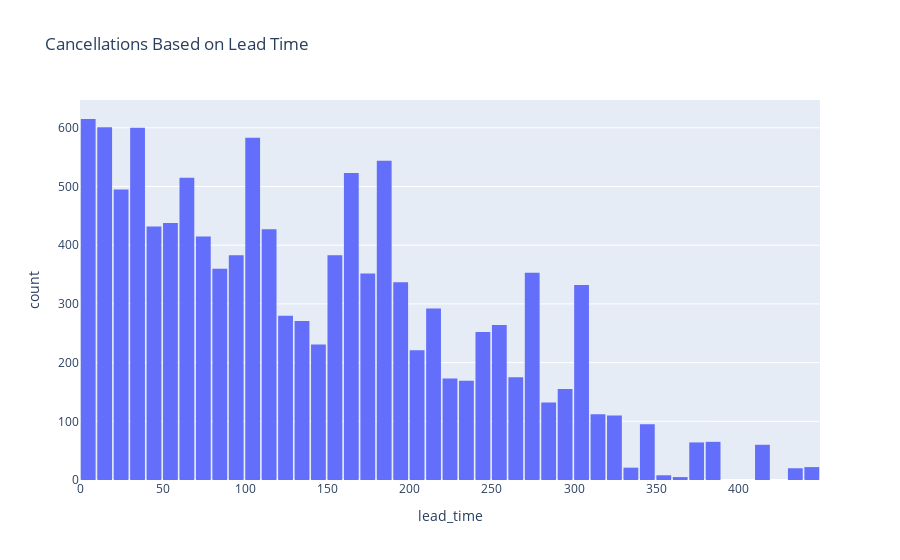

This figure's notebook cell:
### Code cell
fig = px.histogram(df[df['booking_status'] == 'Canceled'], 
                   x='lead_time', 
                   nbins=50, 
                   title='Cancellations Based on Lead Time')

fig.update_layout(bargap=0.1)
fig.show()

### Figure 1 — Plotly figure (JSON) as saved in the notebook; plotly's stock layout.template omitted (floating-point values rounded to 4 significant figures; data arrays with more than 128 entries replaced by an {"elided": "..."} marker saying what was removed)
{"data": [{"bingroup": "x", "hovertemplate": "lead_time=%{x}<br>count=%{y}<extra></extra>", "legendgroup": "", "marker": {"color": "#636efa", "pattern": {"shape": ""}}, "name": "", "nbinsx": 50, "orientation": "v", "showlegend": false, "type": "histogram", "x": {"elided": "11885 int values"}, "xaxis": "x", "yaxis": "y"}], "layout": {"bargap": 0.1, "barmode": "relative", "legend": {"tracegroupgap": 0}, "title": {"text": "Cancellations Based on Lead Time"}, "xaxis": {"anchor": "y", "domain": [0, 1], "title": {"text": "lead_time"}}, "yaxis": {"anchor": "x", "domain": [0, 1], "title": {"text": "count"}}}}
